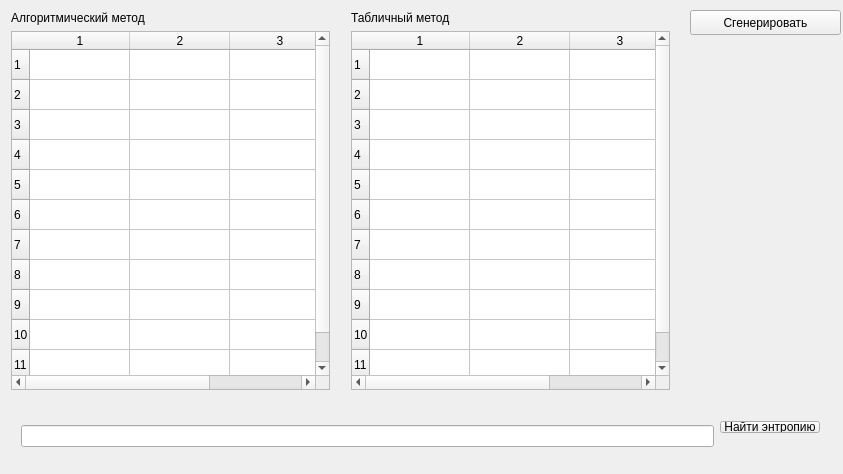
<?xml version="1.0" encoding="UTF-8"?>
<ui version="4.0">
 <class>MainWindow</class>
 <widget class="QMainWindow" name="MainWindow">
  <property name="geometry">
   <rect>
    <x>0</x>
    <y>0</y>
    <width>843</width>
    <height>474</height>
   </rect>
  </property>
  <property name="windowTitle">
   <string>Сравнение разных генераторов псевдослучайных величин</string>
  </property>
  <widget class="QWidget" name="centralWidget">
   <widget class="QWidget" name="layoutWidget">
    <property name="geometry">
     <rect>
      <x>340</x>
      <y>0</y>
      <width>341</width>
      <height>401</height>
     </rect>
    </property>
    <layout class="QVBoxLayout" name="verticalLayout_2">
     <item>
      <widget class="QLabel" name="label_2">
       <property name="text">
        <string>Табличный метод</string>
       </property>
      </widget>
     </item>
     <item>
      <widget class="QTableWidget" name="m_tblRandTbl">
       <property name="rowCount">
        <number>11</number>
       </property>
       <property name="columnCount">
        <number>3</number>
       </property>
       <row/>
       <row/>
       <row/>
       <row/>
       <row/>
       <row/>
       <row/>
       <row/>
       <row/>
       <row/>
       <row/>
       <column/>
       <column/>
       <column/>
      </widget>
     </item>
    </layout>
   </widget>
   <widget class="QPushButton" name="pushButton">
    <property name="geometry">
     <rect>
      <x>690</x>
      <y>10</y>
      <width>151</width>
      <height>25</height>
     </rect>
    </property>
    <property name="text">
     <string>Сгенерировать</string>
    </property>
   </widget>
   <widget class="QWidget" name="layoutWidget">
    <property name="geometry">
     <rect>
      <x>0</x>
      <y>0</y>
      <width>341</width>
      <height>401</height>
     </rect>
    </property>
    <layout class="QVBoxLayout" name="verticalLayout">
     <item>
      <widget class="QLabel" name="label">
       <property name="text">
        <string>Алгоритмический метод</string>
       </property>
      </widget>
     </item>
     <item>
      <widget class="QTableWidget" name="m_algRandTbl">
       <property name="rowCount">
        <number>11</number>
       </property>
       <property name="columnCount">
        <number>3</number>
       </property>
       <row/>
       <row/>
       <row/>
       <row/>
       <row/>
       <row/>
       <row/>
       <row/>
       <row/>
       <row/>
       <row/>
       <column/>
       <column/>
       <column/>
      </widget>
     </item>
    </layout>
   </widget>
   <widget class="QWidget" name="">
    <property name="geometry">
     <rect>
      <x>10</x>
      <y>410</y>
      <width>821</width>
      <height>52</height>
     </rect>
    </property>
    <layout class="QHBoxLayout" name="horizontalLayout">
     <item>
      <widget class="QLineEdit" name="m_seq"/>
     </item>
     <item>
      <layout class="QVBoxLayout" name="verticalLayout_3">
       <item>
        <widget class="QPushButton" name="pushButton_2">
         <property name="text">
          <string>Найти энтропию</string>
         </property>
        </widget>
       </item>
       <item>
        <widget class="QLabel" name="m_entrop">
         <property name="text">
          <string/>
         </property>
        </widget>
       </item>
      </layout>
     </item>
    </layout>
   </widget>
  </widget>
 </widget>
 <layoutdefault spacing="6" margin="11"/>
 <resources/>
 <connections/>
</ui>
